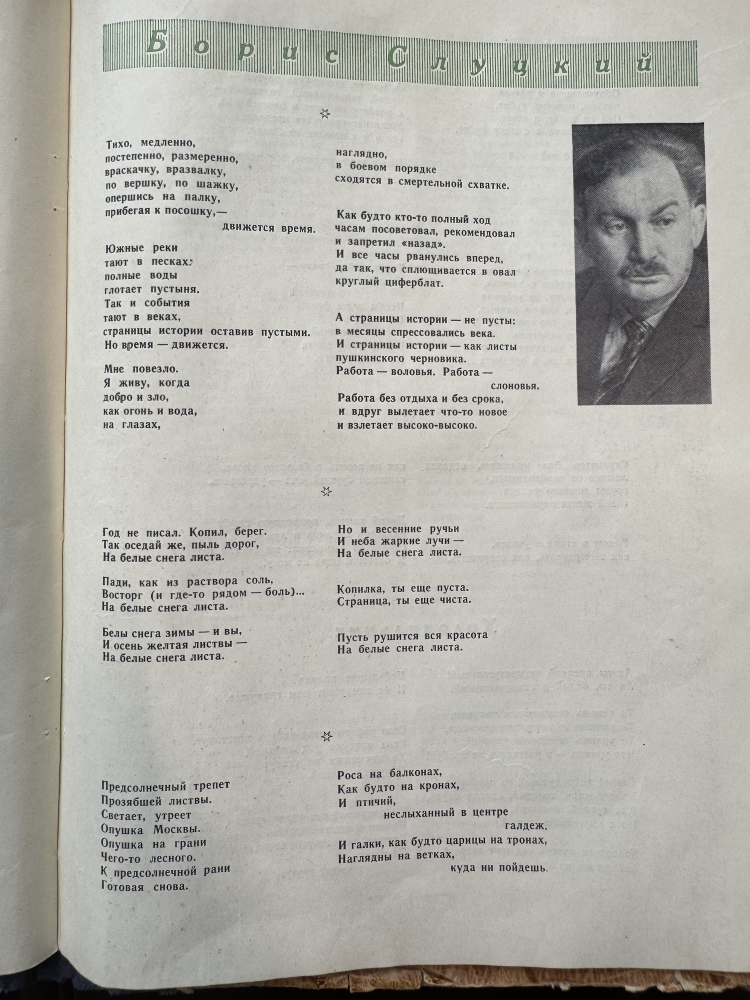
#> input picture data/norm/1963-12_p04.png, 1500 x 2000 px (shown at 1/2 size)
$ jupyter execute --allow-errors Yunost_CV_project.ipynb
#> lines starting #> are read from the running program, lines starting #| are printed output that depends on the picture; after the words box and inside, x2 and y2 are one past the last pixel; in counts of white or black regions, pixels touching at a corner belong together
### cvpipe.py
"""
cvpipe.py — функции компьютерного зрения для анализа страниц журнала «Юность».

Идея простая и без нейросетей (только OpenCV и NumPy):
  1) переводим страницу в черно-белую «маску чернил» (где текст/картинки);
  2) находим рамку текста, отделяем крупные иллюстрации;
  3) по форме текста считаем простые признаки верстки: плотность, число
      колонок, вариативность правого края и т.п. Геометрия не определяет жанр.

Каждая функция делает один маленький шаг. extract_features() собирает их вместе
и возвращает словарь признаков по одной странице.
"""
import cv2
import numpy as np
from scipy.signal import find_peaks


def _runs(flags):
    """Вспомогательная функция: находит непрерывные участки True в массиве.
    Например, [F,T,T,F,T] -> [(1,3),(4,5)]. Используется, чтобы находить
    колонки и строки текста."""
    runs = []
    i = 0
    while i < len(flags):
        if flags[i]:
            start = i
            while i < len(flags) and flags[i]:
                i += 1
            runs.append((start, i))   # участок [start, i)
        else:
            i += 1
    return runs


def load_gray(path):
    """Читаем картинку и сразу переводим в оттенки серого."""
    img = cv2.imread(path, cv2.IMREAD_GRAYSCALE)
    if img is None:
        raise FileNotFoundError(path)
    return img


def normalize_illumination(gray):
    """Выравниваем освещение (важно для фото со смартфона, где есть тень).
    Оцениваем светлый фон и делим картинку на него — темный текст становится
    одинаково контрастным по всей странице."""
    k = max(31, gray.shape[0] // 30)        # размер ядра ~3% высоты страницы
    if k % 2 == 0:
        k += 1                              # OpenCV требует нечетный размер
    kernel = cv2.getStructuringElement(cv2.MORPH_ELLIPSE, (k, k))
    bg = cv2.morphologyEx(gray, cv2.MORPH_CLOSE, kernel)   # оценка фона
    bg = cv2.GaussianBlur(bg, (0, 0), k / 3.0)
    norm = (gray.astype(np.float32) + 1) / (bg.astype(np.float32) + 1)
    return np.clip(norm * 255, 0, 255).astype(np.uint8)


def ink_mask(gray):
    """Черно-белая маска: 255 там, где чернила (текст/картинки), иначе 0.
    Порог подбирается автоматически методом Оцу."""
    norm = normalize_illumination(gray)
    _, mask = cv2.threshold(norm, 0, 255, cv2.THRESH_BINARY_INV + cv2.THRESH_OTSU)
    # убираем одиночные точки шума
    mask = cv2.morphologyEx(mask, cv2.MORPH_OPEN,
                            cv2.getStructuringElement(cv2.MORPH_RECT, (2, 2)))
    return mask


def content_bbox(mask, frac=0.005):
    """Рамка содержимого (x0, y0, x1, y1): отрезаем пустые поля по краям.
    Берем строки и столбцы, где чернил заметно больше нуля."""
    H, W = mask.shape
    col_ink = mask.sum(axis=0) / 255.0      # сколько чернил в каждом столбце
    row_ink = mask.sum(axis=1) / 255.0      # сколько чернил в каждой строке
    cols = np.where(col_ink > frac * col_ink.max())[0]
    rows = np.where(row_ink > frac * row_ink.max())[0]
    if len(cols) == 0 or len(rows) == 0:
        return 0, 0, W, H
    return int(cols.min()), int(rows.min()), int(cols.max()) + 1, int(rows.max()) + 1


def detect_illustrations(mask, min_area_frac=0.012):
    """Находим крупные иллюстрации/фото. Сначала «склеиваем» близкие чернила
    в сплошные пятна, затем оставляем только большие и плотные — текст так не
    выглядит (он «дырявый»). Возвращаем маску иллюстраций и список рамок."""
    H, W = mask.shape
    closed = cv2.morphologyEx(
        mask, cv2.MORPH_CLOSE,
        cv2.getStructuringElement(cv2.MORPH_RECT, (25, 25)))
    n, labels, stats, _ = cv2.connectedComponentsWithStats(closed, 8)
    illo = np.zeros_like(mask)
    boxes = []
    page_area = H * W
    for i in range(1, n):                   # 0 — это фон, пропускаем
        x, y, w, h, area = stats[i]
        if area < min_area_frac * page_area:
            continue                        # слишком маленькое — не иллюстрация
        solidity = area / float(w * h)      # насколько пятно заполняет рамку
        fill = mask[y:y + h, x:x + w].mean() / 255.0
        if solidity > 0.45 and fill > 0.35 and min(w, h) > 0.06 * H:
            illo[labels == i] = 255
            boxes.append((int(x), int(y), int(w), int(h)))
    return illo, boxes


def count_columns(text_mask, bbox):
    """Сколько колонок текста. Складываем чернила по вертикали: над колонками
    значения большие, над «улочками» между ними — маленькие. Колонки — это
    непрерывные участки, где чернил много."""
    x0, y0, x1, y1 = bbox
    region = text_mask[y0:y1, x0:x1]
    if region.size == 0:
        return 0, []
    profile = region.sum(axis=0) / 255.0
    if profile.max() <= 0:
        return 0, []
    # легкое сглаживание, чтобы профиль не «дрожал»
    smooth = cv2.GaussianBlur(profile.reshape(1, -1).astype(np.float32),
                              (0, 0), max(1, region.shape[1] // 120)).ravel()
    active = smooth > 0.12 * smooth.max()            # где колонка «активна»
    min_width = 0.04 * region.shape[1]               # колонка не уже 4% ширины
    cols = [(s + x0, e + x0) for (s, e) in _runs(active) if (e - s) >= min_width]

    # Защита от ложной колонки: крупный заголовок (например «СТИХИ») может
    # дать узкий столбец чернил без строк под ним. Оставляем только колонки,
    # в которых реально есть хотя бы 3 строки текста.
    if len(cols) > 1:
        real = []
        for (cx0, cx1) in cols:
            row_ink = text_mask[y0:y1, cx0:cx1].sum(axis=1) / 255.0
            if row_ink.max() <= 0:
                continue
            lines = _runs(row_ink > 0.15 * row_ink.max())
            if len(lines) >= 3:
                real.append((cx0, cx1))
        if real:
            cols = real
    return len(cols), cols


def count_text_lines(text_mask, col_span, y0, y1):
    """Сколько строк текста в колонке. Складываем чернила по горизонтали —
    получаются «пики» на строках; считаем пики."""
    x0, x1 = col_span
    region = text_mask[y0:y1, x0:x1]
    if region.size == 0:
        return 0
    profile = region.sum(axis=1) / 255.0
    if profile.max() <= 0:
        return 0
    peaks, _ = find_peaks(profile, height=0.20 * profile.max(), distance=6)
    return int(len(peaks))


# [8 lines left out: function analyze_right_edge, not called in this run]


def right_edge_raggedness(text_mask, col_span, y0, y1, *, method='legacy'):
    """std правых краев / ширина колонки (не вероятность и не классификация).

    ``components-v2`` — новый компонентный анализ с локальным выравниванием.
    ``legacy`` — замороженная проекционная формула исходного исследования;
    оставлена по умолчанию для воспроизводимости ноутбука и старых CSV.
    Диагностические линии нового метода доступны через analyze_right_edge().
    """
    if method == 'components-v2':
        value = analyze_right_edge(text_mask, col_span, y0, y1)['value']
        return float('nan') if value is None else value
    if method != 'legacy':
        raise ValueError('Метод края: legacy или components-v2')
    x0, x1 = col_span
    region = text_mask[y0:y1, x0:x1]
    if region.size == 0:
        return np.nan
    width = region.shape[1]
    profile = region.sum(axis=1) / 255.0
    if profile.max() <= 0:
        return np.nan
    line_rows = np.where(profile > 0.20 * profile.max())[0]
    if len(line_rows) < 4:
        return np.nan
    # группируем соседние строки-пиксели в строки (разрыв > 3 px = новая строка)
    groups, current = [], [line_rows[0]]
    for r in line_rows[1:]:
        if r - current[-1] <= 3:
            current.append(r)
        else:
            groups.append(current)
            current = [r]
    groups.append(current)
    # правый край каждой строки (доля ширины колонки)
    edges = []
    for g in groups:
        band = region[g[0]:g[-1] + 1, :]
        ink_cols = np.where(band.sum(axis=0) > 0)[0]
        if len(ink_cols):
            edges.append(ink_cols.max() / width)
    if len(edges) < 4:
        return np.nan
    return float(np.std(edges))


def extract_features(path, *, raggedness_method='legacy'):
    """Признаки страницы; новый край включается явно, старые результаты не смешиваются.

    Только raggedness зависит от raggedness_method. Поиск колонок/иллюстраций —
    исторический; для сложной страницы надежнее измерять отдельные текстовые блоки.
    """
    gray = load_gray(path)
    H, W = gray.shape
    page_area = H * W

    mask = ink_mask(gray)
    x0, y0, x1, y1 = content_bbox(mask)
    content_area = max(1, (x1 - x0) * (y1 - y0))

    # отделяем иллюстрации от текста
    illo, illo_boxes = detect_illustrations(mask)
    text_mask = cv2.bitwise_and(mask, cv2.bitwise_not(illo))

    ink_total = mask.sum() / 255.0
    ink_text = text_mask.sum() / 255.0
    illo_area = illo.sum() / 255.0

    n_cols, cols = count_columns(text_mask, (x0, y0, x1, y1))

    # «рваность» и число строк считаем по каждой колонке и берем медиану
    spans = cols if cols else [(x0, x1)]
    raggedness_values, line_counts = [], []
    for span in spans:
        rag = right_edge_raggedness(text_mask, span, y0, y1, method=raggedness_method)
        if not np.isnan(rag):
            raggedness_values.append(rag)
        line_counts.append(count_text_lines(text_mask, span, y0, y1))

    edge_density = cv2.Canny(gray, 60, 160).mean() / 255.0

    return dict(
        ink_density=ink_total / page_area,                  # доля чернил на странице
        text_density=ink_text / content_area,               # плотность текста в рамке
        illo_area_ratio=illo_area / page_area,              # доля площади иллюстраций
        n_illustrations=len(illo_boxes),
        whitespace_ratio=1 - content_area / page_area,      # доля полей («воздух»)
        n_columns=n_cols,
        line_count=int(np.median(line_counts)) if line_counts else 0,
        raggedness=float(np.median(raggedness_values)) if raggedness_values else np.nan,
        edge_density=float(edge_density),
    )

### Yunost_CV_project.ipynb
# Визуальная оттепель: количественный анализ вёрстки журнала «Юность» (1957–1967) методами классического компьютерного зрения

**Итоговый проект по курсу «Программирование для цифровых гуманитарных проектов».**
Тип работы — *исследовательский*. Объект — графический облик страниц советского литературного журнала «Юность».

## Аннотация

«Юность» (осн. 1955) стала главной трибуной «оттепельного» поколения и, в частности, *эстрадной поэзии* 1960-х. Я задаю вопрос: **можно ли измерить изменение визуального языка журнала чисто по геометрии страницы — без чтения текста (без OCR)?** На корпусе из **111 отсканированных/сфотографированных страниц 15 номеров (1957–1967)** я строю пайплайн классического компьютерного зрения (OpenCV), извлекаю 8 признаков вёрстки и анализирую их динамику.

**Главный результат:** между 1957 и 1967 годами статистически значимо выросла *типографическая «рваность» правого края* страниц (медиана 0.13→0.19, p < 0.001, размер эффекта rank-biserial = 0.63) и число колонок (p < 0.001). Это — измеримый отпечаток перехода к нерегулярной, «лесенчатой» эстрадной поэзии. При этом *иллюстративность не выросла* — неожиданный «нулевой» результат против наивной гипотезы «журналы становились визуальнее».

## Исследовательские вопросы

1. **RQ1.** Меняется ли со временем доля площади, отданной иллюстрациям/фотографиям?
2. **RQ2.** Меняется ли типографическая структура — число колонок, плотность набора, «воздух»?
3. **RQ3.** Можно ли по геометрии правого края отличить «стиховые» развороты от «прозовых», и растёт ли доля «стиховой» вёрстки?
4. **RQ4.** Складываются ли страницы в устойчивые визуальные типы, и смещается ли их состав от 1957 к 1967?

## 1. Данные

**Источник.** Постулирую использование *собственного собранного материала*: отсканированные и сфотографированные страницы номеров журнала «Юность». Корпус не использовался ранее в курсе «Компьютерный анализ текста».

**Структура корпуса.** 15 номеров за 1957–1967 гг., всего 111 страниц. Два типа источника:

* **Сканы (PNG)** — чистые планшетные сканы: все 8 номеров 1957 г. и 3 номера 1967 г. (75 страниц);
* **Фотографии (HEIC)** — снимки страниц на телефон: номера 1962, 1963, 1965 гг. (36 страниц).

Это различие источников — **важный методологический фактор** (фото имеют перспективные искажения, неравномерную засветку и обрезаны по краю листа). Ниже я явно его контролирую: основные диахронические выводы делаю на однородной подвыборке сканов (1957 vs 1967), а фотоснимки использую как вспомогательный материал.

**Этапы очистки и подготовки.**

1. Обход дерева директорий, разбор имён папок (`ГГГГ-М`) в метаданные «год / месяц / номер».
2. Конвертация HEIC → PNG (`pillow-heif`).
3. Приведение всех страниц к **общей высоте 2000 px** с сохранением пропорций — чтобы пиксельные метрики (размеры блоков, поля) были сравнимы между источниками.
4. Сбор единого манифеста `manifest.csv` (год, месяц, номер, страница, тип источника, размеры).

[cell 1]
import os, json, numpy as np, pandas as pd
import cv2
import cvpipe   # наши функции компьютерного зрения (файл cvpipe.py)
from scipy import stats
from scipy.signal import find_peaks
import matplotlib.pyplot as plt
import seaborn as sns
from sklearn.preprocessing import StandardScaler
from sklearn.decomposition import PCA
from sklearn.cluster import KMeans
sns.set_theme(style="whitegrid", font_scale=1.05)
plt.rcParams["axes.titleweight"] = "bold"
ACCENT = "#b5142a"

#> (the rest of this cell did not finish here and is left out)

## 2. Препроцессинг и нормализация освещённости

Ключевой шаг перед бинаризацией — **выравнивание фона**. Сканы почти равномерны, а фотографии имеют световой градиент. Я оцениваю фон морфологическим закрытием большим эллиптическим ядром и делю изображение на него; затем применяю порог Оцу. Это даёт устойчивую маску «чернил» (текст + иллюстрации) и для сканов, и для фото.

[cell 2]
# Демонстрация выравнивания фона на фото с телефона (там тень/градиент света)
demo = cv2.imread("data/norm/1963-12_p04.png", cv2.IMREAD_GRAYSCALE)
norm = cvpipe.normalize_illumination(demo)
#> in normalize_illumination, `bg = cv2.morphologyEx(gray, cv2.MORPH_CLOSE, kernel)`:
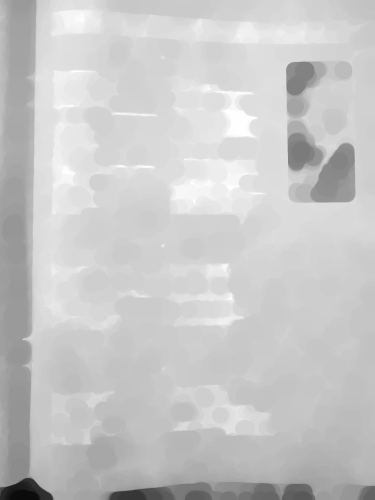
#> bg: shape (2000, 1500) (shown at 1/4 size); min 11, max 255, mean 199.7
_, otsu = cv2.threshold(norm, 0, 255, cv2.THRESH_BINARY_INV + cv2.THRESH_OTSU)
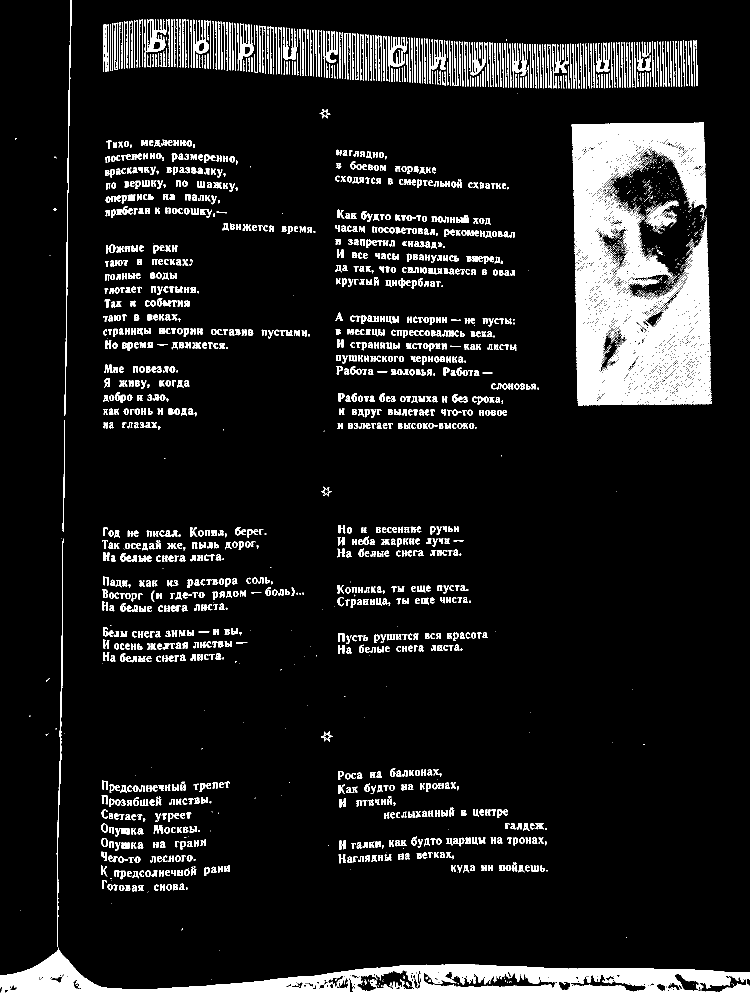
#> otsu: shape (2000, 1500) (shown at 1/2 size); 10% white; 2329 white regions (842 under 20 px), largest, box (x1, y1, x2, y2) and area: (1143, 244, 1424, 811) 92073, (0, 1895, 1500, 2000) 68611, (113, 1077, 128, 1894) 1884
fig, ax = plt.subplots(1, 3, figsize=(13, 5))
for a, im, t in zip(ax, [demo, norm, otsu],
                    ["исходное (фото)", "после выравнивания фона", "маска «чернил» (Оцу)"]):
    a.imshow(im, cmap="gray"); a.set_title(t); a.axis("off")
#> this loop made 3 passes
#> t on passes 1 to 3: 'исходное (фото)', 'после выравнивания фона', 'маска «чернил» (Оцу)'
plt.tight_layout(); plt.show()

## 3. CV-пайплайн: из чего он состоит

Весь анализ — **классические методы компьютерного зрения** (нейросети не используются вовсе). Пайплайн разбит на локальные операции:

| Операция | Технические средства |
|---|---|
| Нормализация освещённости | морфологическое закрытие, гауссово размытие, деление |
| Бинаризация «чернил» | порог Оцу (`cv2.threshold + OTSU`) |
| Рамка содержимого / поля | проекционные профили (`np.sum` по осям) |
| Иллюстрации vs текст | связные компоненты (`connectedComponentsWithStats`), solidity, fill |
| Число колонок | вертикальный проекционный профиль, поиск «ущелий» |
| «Рваность» правого края | дисперсия правого края строк внутри колонки |
| Графичность | плотность краёв Кэнни (`cv2.Canny`) |

Весь этот код вынесён в модуль `cvpipe.py` (по одной функции на операцию). Подключаем его и смотрим пример работы на одной странице:

[cell 3]
import cvpipe   # все функции пайплайна лежат в файле cvpipe.py рядом с ноутбуком

# Пример: признаки одной страницы (поэма Рождественского с фотографией)
cvpipe.extract_features("data/norm/1967-12_p01.png")
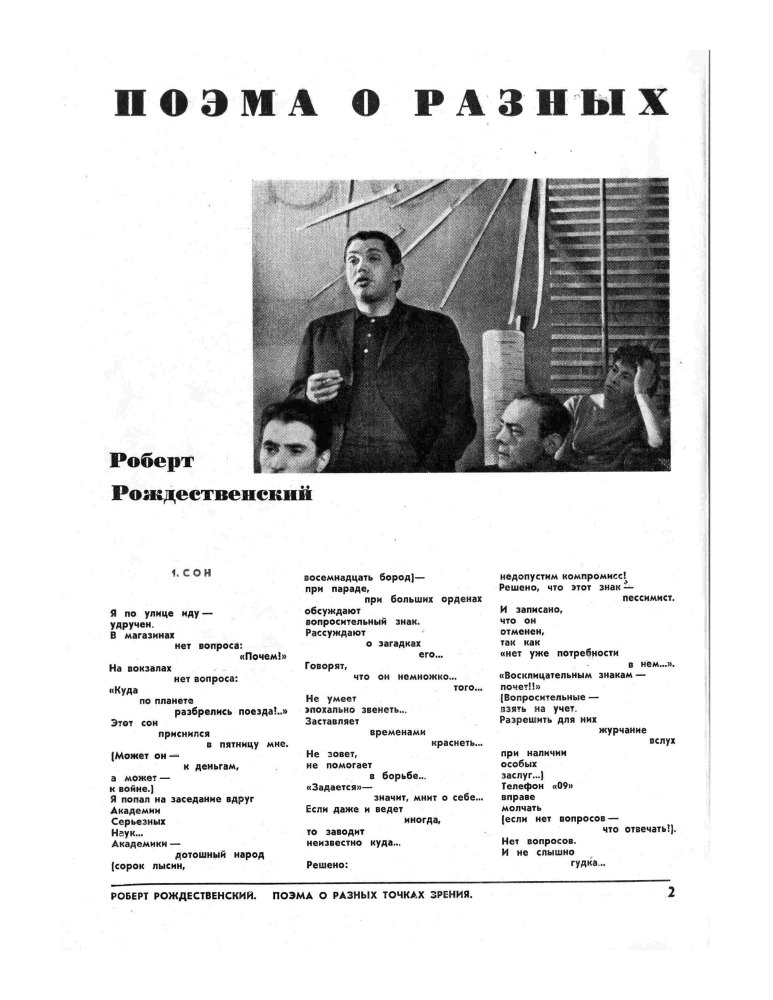
#> input picture data/norm/1967-12_p01.png, 1545 x 2000 px (shown at 1/2 size)
#> in load_gray, img is the input picture: shape (2000, 1545); min 0, max 255, mean 221.6
#> in normalize_illumination (call 2), `norm = (gray.astype(np.float32) + 1) / (bg.astype(np.float32) + 1)`:
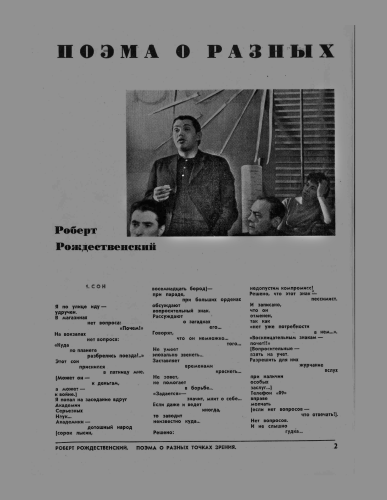
#> norm: shape (2000, 1545) float32 (shown at 1/4 size); min 0.00391, max 1.75, mean 0.88; drawn with min black and max white
#> in normalize_illumination (call 2), `return np.clip(norm * 255, 0, 255).astype(np.uint8)`:
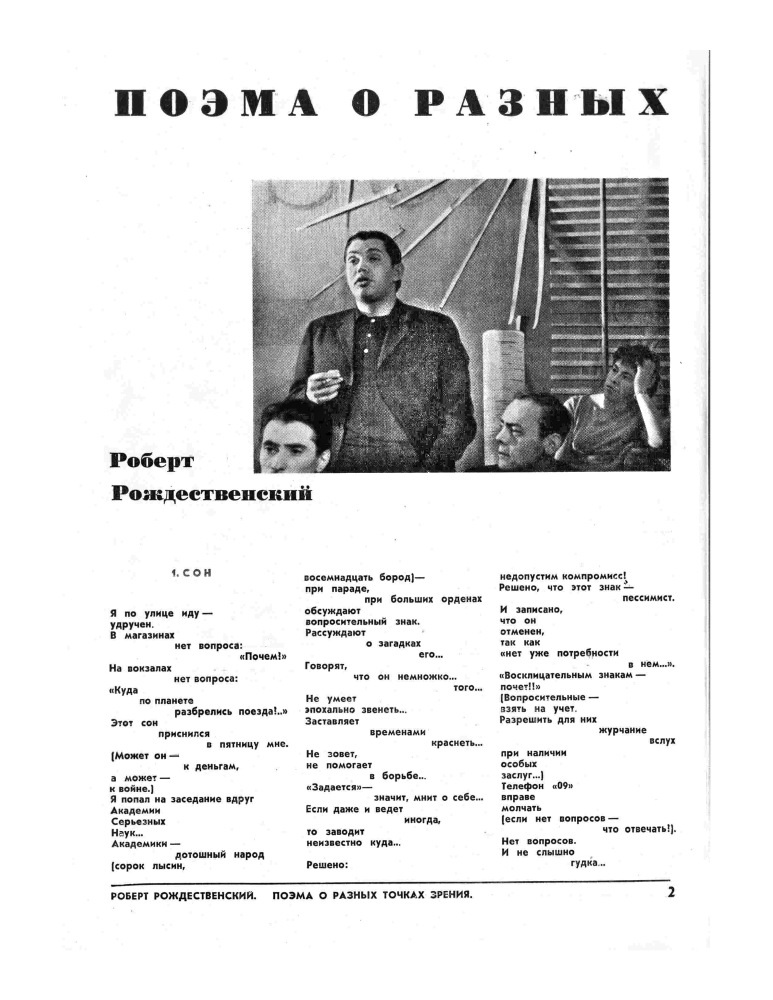
#> returned value: shape (2000, 1545) (shown at 1/2 size); min 0, max 255, mean 224
#> (the rest of the program and of its run is left out)
